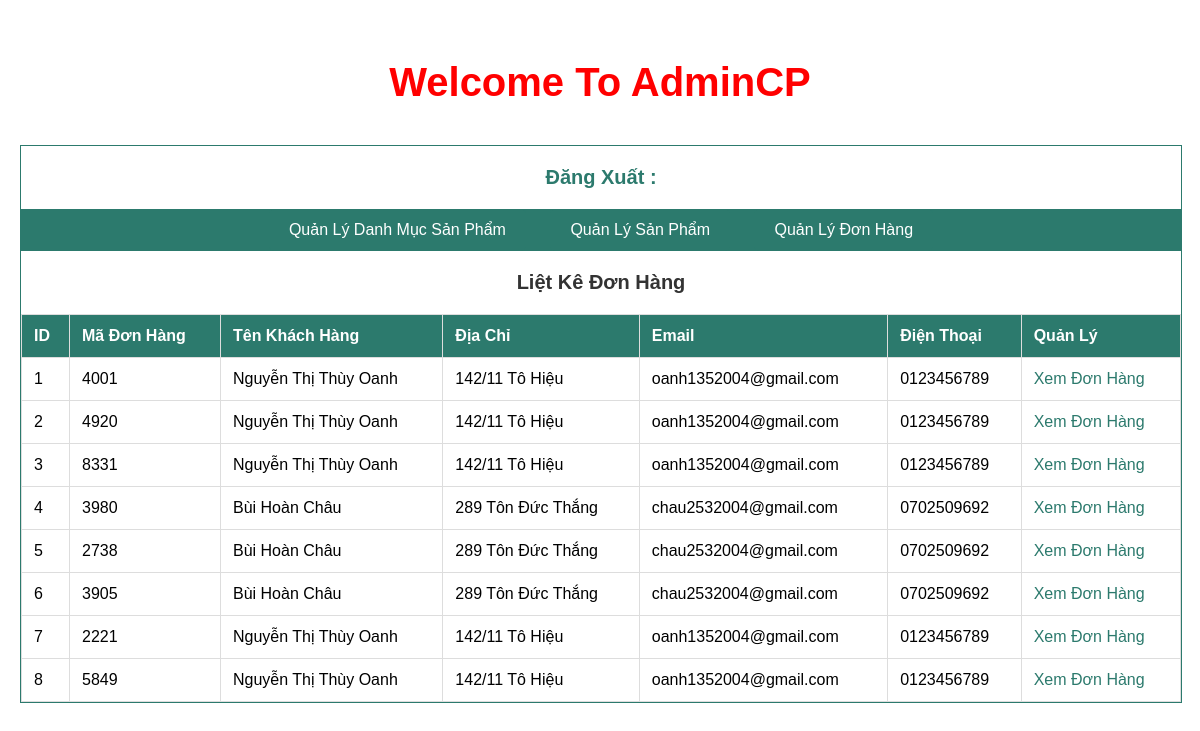
The page /admincp/index.php?action=quanlydonhang&&query=lietke on the database its author committed.
### tables this page shows
CREATE TABLE `giohang` (
  `ID_GioHang` int NOT NULL,
  `ID_KhachHang` int NOT NULL,
  `Code_GioHang` varchar(50) NOT NULL,
  `TinhTrang_GioHang` tinyint NOT NULL
);

CREATE TABLE `dangky` (
  `ID_DangKy` int NOT NULL,
  `TenKhachHang` varchar(100) NOT NULL,
  `Email` varchar(100) NOT NULL,
  `MatKhau` varchar(255) NOT NULL,
  `DiaChi` varchar(255) NOT NULL,
  `SoDienThoai` varchar(15) NOT NULL
);

### admincp/modules/quanlydonhang/lietke.php (the view, shortened to what this page needs)
<?php
    $sql_lietke_donhang = "SELECT * FROM giohang, dangky WHERE giohang.ID_KhachHang = dangky.ID_DangKy ORDER BY ID_GioHang ASC";
    $query_lietke_donhang = mysqli_query($mysqli, $sql_lietke_donhang);
?>
<!DOCTYPE html>
<html lang="vi">
<head>
</head>
<body>
    <p>Liệt Kê Đơn Hàng</p>
    <table>
        <tr>
            <th>ID</th>
            <th>Mã Đơn Hàng</th>
            <th>Tên Khách Hàng</th>
            <th>Địa Chỉ</th>
            <th>Email</th>
            <th>Điện Thoại</th>
            <th>Quản Lý</th>
        </tr>
        <?php
        $i = 0;
        while ($row = mysqli_fetch_array($query_lietke_donhang)) {
            $i++;
        ?>
        <tr>
            <td><?php echo $i; ?></td>
            <td><?php echo $row['Code_GioHang']; ?></td>
            <td><?php echo $row['TenKhachHang']; ?></td>
            <td><?php echo $row['DiaChi']; ?></td>
            <td><?php echo $row['Email']; ?></td>
            <td><?php echo $row['SoDienThoai']; ?></td>
            <td>
                <a href="index.php?action=donhang&query=xemdonhang&code=<?php echo $row['Code_GioHang']; ?>">Xem Đơn Hàng</a>
            </td>
        </tr>
        <?php
        }
        ?>
    </table>
</body>
</html>

### admincp/modules/quanlydonhang/lietke.php (style rules this page uses)
body { font-family: Arial, sans-serif; background-color: white; margin: 0; padding: 20px; }
p { font-size: 20px; font-weight: bold; color: #333; text-align: center; }
table { width: 100%; border-collapse: collapse; margin-top: 20px; }
table, th, td { border: 1px solid #ddd; }
th, td { padding: 12px; text-align: left; }
th { background-color: #2c7a6d; color: white; }
td { background-color: white; }
a { color: #2c7a6d; text-decoration: none; }
p { font-size: 20px; font-weight: bold; color: #333; }

### rows shown on the page
giohang: Code_GioHang "4001", dangky.TenKhachHang "Nguyễn Thị Thùy Oanh", dangky.DiaChi "142/11 Tô Hiệu", dangky.Email "oanh1352004@gmail.com", dangky.SoDienThoai "0123456789"
giohang: Code_GioHang "4920", dangky.TenKhachHang "Nguyễn Thị Thùy Oanh", dangky.DiaChi "142/11 Tô Hiệu", dangky.Email "oanh1352004@gmail.com", dangky.SoDienThoai "0123456789"
giohang: Code_GioHang "8331", dangky.TenKhachHang "Nguyễn Thị Thùy Oanh", dangky.DiaChi "142/11 Tô Hiệu", dangky.Email "oanh1352004@gmail.com", dangky.SoDienThoai "0123456789"
giohang: Code_GioHang "3980", dangky.TenKhachHang "Bùi Hoàn Châu", dangky.DiaChi "289 Tôn Đức Thắng", dangky.Email "chau2532004@gmail.com", dangky.SoDienThoai "0702509692"
giohang: Code_GioHang "2738", dangky.TenKhachHang "Bùi Hoàn Châu", dangky.DiaChi "289 Tôn Đức Thắng", dangky.Email "chau2532004@gmail.com", dangky.SoDienThoai "0702509692"
giohang: Code_GioHang "3905", dangky.TenKhachHang "Bùi Hoàn Châu", dangky.DiaChi "289 Tôn Đức Thắng", dangky.Email "chau2532004@gmail.com", dangky.SoDienThoai "0702509692"
giohang: Code_GioHang "2221", dangky.TenKhachHang "Nguyễn Thị Thùy Oanh", dangky.DiaChi "142/11 Tô Hiệu", dangky.Email "oanh1352004@gmail.com", dangky.SoDienThoai "0123456789"
giohang: Code_GioHang "5849", dangky.TenKhachHang "Nguyễn Thị Thùy Oanh", dangky.DiaChi "142/11 Tô Hiệu", dangky.Email "oanh1352004@gmail.com", dangky.SoDienThoai "0123456789"
